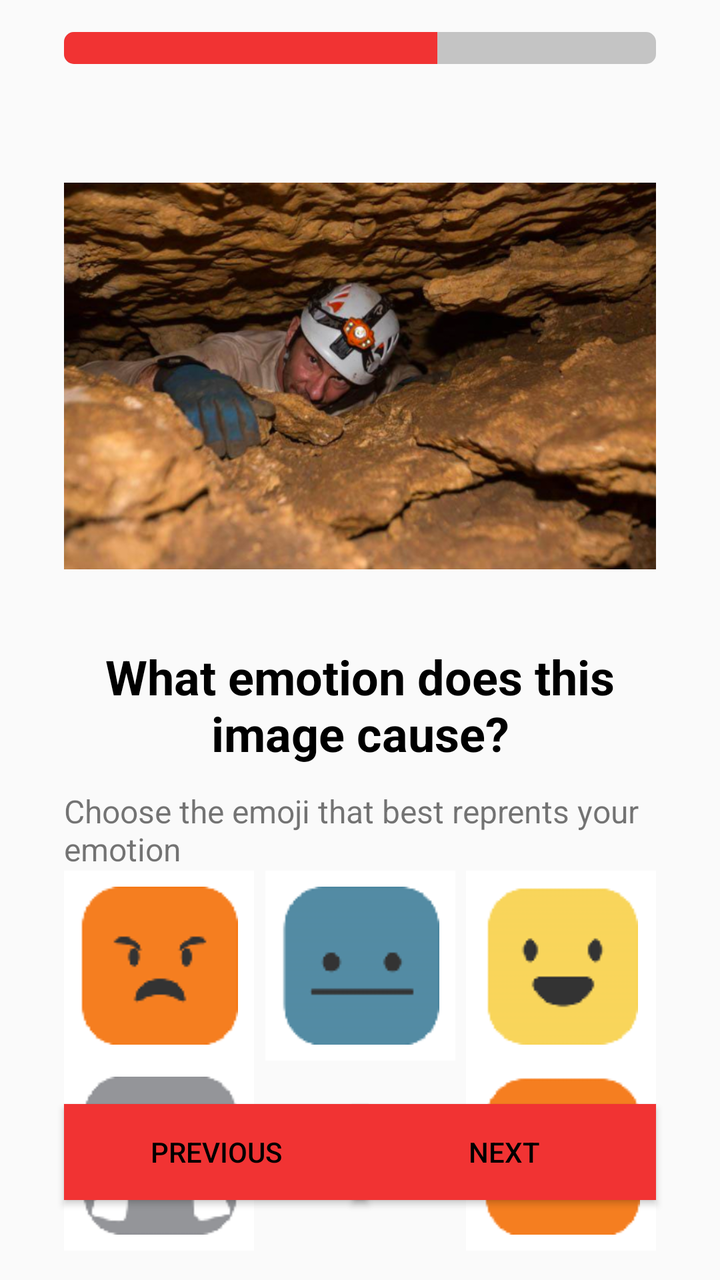
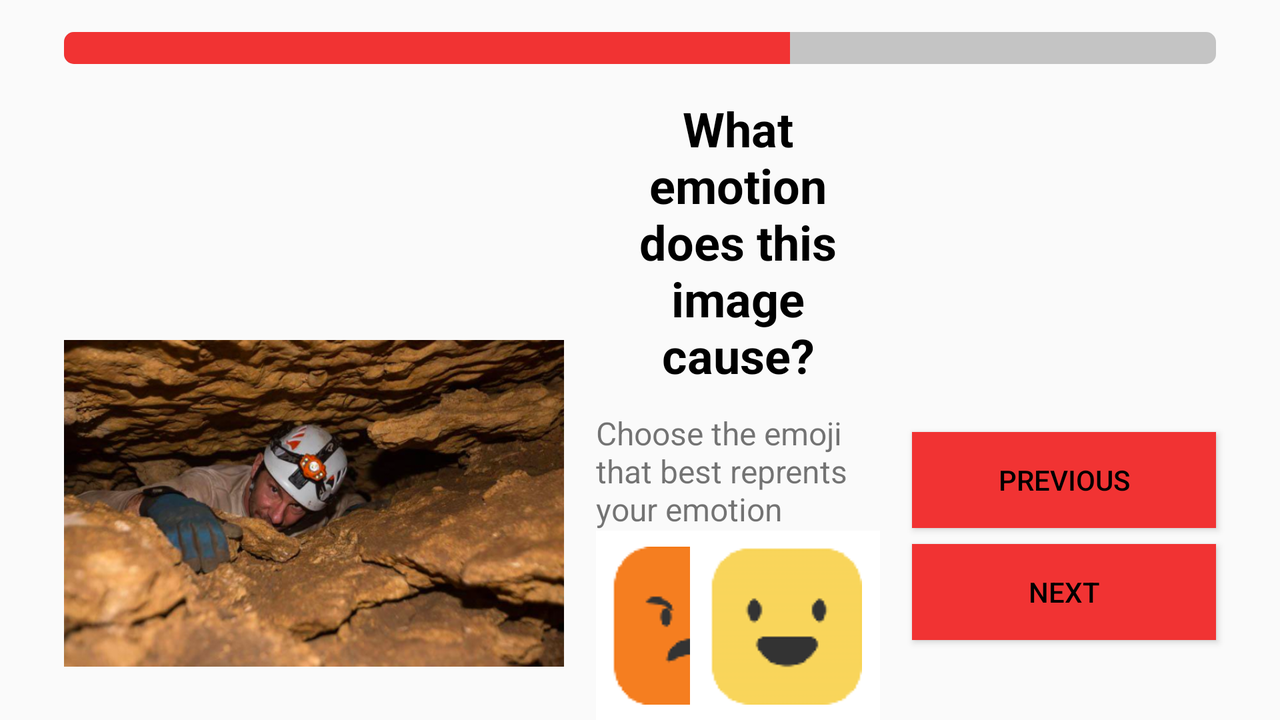

The same Android screen from two of the app's own layout files: first res/layout/ as a phone draws it, then the repository's variant for another configuration, drawn on a device whose configuration selects that folder. Both files follow.
<!-- AndroidManifest.xml: application theme Theme.Cvjihm -->
<!-- res/layout/activity_section2_page2.xml -->
<?xml version="1.0" encoding="utf-8"?>
<androidx.constraintlayout.widget.ConstraintLayout xmlns:android="http://schemas.android.com/apk/res/android"
    xmlns:app="http://schemas.android.com/apk/res-auto"
    xmlns:tools="http://schemas.android.com/tools"
    android:layout_width="match_parent"
    android:layout_height="match_parent"
    tools:context=".Section2Page2">

    <Button
        android:id="@+id/section2_page2_screen_previous_btn"
        style="@style/Widget.AppCompat.Button"
        android:layout_width="152dp"
        android:layout_height="48dp"
        android:background="@color/logo_color"
        android:text="@string/global_previous"
        android:textColor="#000000"
        app:layout_constraintBottom_toBottomOf="@+id/section2_page2_screen_next_btn"
        app:layout_constraintStart_toStartOf="@+id/section2_page2_screen_pb"
        app:layout_constraintTop_toTopOf="@+id/section2_page2_screen_next_btn" />

    <Button
        android:id="@+id/section2_page2_screen_next_btn"
        style="@style/Widget.AppCompat.Button"
        android:layout_width="152dp"
        android:layout_height="48dp"
        android:layout_marginBottom="40dp"
        android:background="@color/logo_color"
        android:text="@string/global_next"
        android:textColor="#000000"
        app:layout_constraintBottom_toBottomOf="parent"
        app:layout_constraintEnd_toEndOf="@+id/section2_page2_screen_pb" />

    <TextView
        android:id="@+id/section2_page2_screen_description_tv"
        android:layout_width="0dp"
        android:layout_height="wrap_content"
        android:layout_marginTop="32dp"
        android:text="@string/section2_global_feeling_image"
        android:textAlignment="center"
        android:textAllCaps="false"
        android:textColor="@color/black"
        android:textSize="24sp"
        android:textStyle="bold"
        app:layout_constraintEnd_toEndOf="@+id/section2_page2_screen_pb"
        app:layout_constraintStart_toStartOf="@+id/section2_page2_screen_pb"
        app:layout_constraintTop_toBottomOf="@+id/section2_page2_img" />

    <TextView
        android:id="@+id/section2_page2_screen_indication_label_tv"
        android:layout_width="0dp"
        android:layout_height="wrap_content"
        android:layout_marginTop="12dp"
        android:labelFor="@id/personal_screen_age_input_et"
        android:text="@string/section2_global_indication"
        android:textSize="16sp"
        app:layout_constraintEnd_toEndOf="@+id/section2_page2_screen_description_tv"
        app:layout_constraintStart_toStartOf="@+id/section2_page2_screen_description_tv"
        app:layout_constraintTop_toBottomOf="@+id/section2_page2_screen_description_tv" />

    <ProgressBar
        android:id="@+id/section2_page2_screen_pb"
        style="?android:attr/progressBarStyleHorizontal"
        android:layout_width="0dp"
        android:layout_height="wrap_content"
        android:layout_marginStart="32dp"
        android:layout_marginTop="16dp"
        android:layout_marginEnd="32dp"
        android:max="100"
        android:progress="63"
        android:progressDrawable="@drawable/redprogressbar"
        app:layout_constraintEnd_toEndOf="parent"
        app:layout_constraintStart_toStartOf="parent"
        app:layout_constraintTop_toTopOf="parent" />

    <ImageView
        android:id="@+id/section2_page2_img"
        android:layout_width="0dp"
        android:layout_height="204dp"
        android:layout_marginTop="54dp"
        android:contentDescription="@string/section2_page1_description"
        app:layout_constraintEnd_toEndOf="@+id/section2_page2_screen_pb"
        app:layout_constraintStart_toStartOf="@+id/section2_page2_screen_pb"
        app:layout_constraintTop_toBottomOf="@+id/section2_page2_screen_pb"
        app:srcCompat="@drawable/section2_img1" />

    <ImageButton
        android:id="@+id/section2_page2_screen_anger_reaction"
        android:layout_width="95dp"
        android:layout_height="95dp"
        android:background="#FFFFFF"
        android:contentDescription="@string/global_angry"
        app:layout_constraintStart_toStartOf="@+id/section2_page2_screen_pb"
        app:layout_constraintTop_toBottomOf="@+id/section2_page2_screen_indication_label_tv"
        app:srcCompat="@drawable/angry"
        tools:ignore="ImageContrastCheck" />

    <ImageButton
        android:id="@+id/section2_page2_screen_neutral_reaction"
        android:layout_width="95dp"
        android:layout_height="95dp"
        android:background="#FFFFFF"
        android:contentDescription="@string/global_neutral"
        app:layout_constraintBottom_toBottomOf="@+id/section2_page2_screen_happy_reaction"
        app:layout_constraintEnd_toStartOf="@+id/section2_page2_screen_happy_reaction"
        app:layout_constraintStart_toEndOf="@+id/section2_page2_screen_anger_reaction"
        app:layout_constraintTop_toTopOf="@+id/section2_page2_screen_anger_reaction"
        app:srcCompat="@drawable/neutral" />

    <ImageButton
        android:id="@+id/section2_page2_screen_happy_reaction"
        android:layout_width="95dp"
        android:layout_height="95dp"
        android:background="#FFFFFF"
        android:contentDescription="@string/global_happy"
        app:layout_constraintBottom_toBottomOf="@+id/section2_page2_screen_anger_reaction"
        app:layout_constraintEnd_toEndOf="@+id/section2_page2_screen_pb"
        app:layout_constraintTop_toTopOf="@+id/section2_page2_screen_anger_reaction"
        app:srcCompat="@drawable/happy" />

    <ImageButton
        android:id="@+id/section2_page2_screen_sad_reaction"
        android:layout_width="95dp"
        android:layout_height="95dp"
        android:background="#FFFFFF"
        android:contentDescription="@string/global_sad"
        app:layout_constraintStart_toStartOf="@+id/section2_page2_screen_anger_reaction"
        app:layout_constraintTop_toBottomOf="@+id/section2_page2_screen_anger_reaction"
        app:srcCompat="@drawable/sad" />

    <ImageButton
        android:id="@+id/section2_page2_screen_scared_reaction"
        android:layout_width="95dp"
        android:layout_height="95dp"
        android:background="#FFFFFF"
        android:contentDescription="@string/global_scared"
        app:layout_constraintBottom_toBottomOf="@+id/section2_page2_screen_sad_reaction"
        app:layout_constraintEnd_toEndOf="@+id/section2_page2_screen_happy_reaction"
        app:layout_constraintTop_toTopOf="@+id/section2_page2_screen_sad_reaction"
        app:layout_constraintVertical_bias="0.0"
        app:srcCompat="@drawable/scared" />
</androidx.constraintlayout.widget.ConstraintLayout>
<!-- resources referenced by this layout -->
<resources>
  <color name="black">#FF000000</color>
  <color name="logo_color">#F13333</color>
  <!-- drawable angry: png bitmap (drawable-v24, 2287 bytes) -->
  <!-- drawable happy: png bitmap (drawable-v24, 2094 bytes) -->
  <!-- drawable neutral: png bitmap (drawable-v24, 1865 bytes) -->
  <!-- drawable redprogressbar (drawable) -->
  <?xml version="1.0" encoding="utf-8"?>
  <layer-list xmlns:android="http://schemas.android.com/apk/res/android">
      <item android:id="@android:id/background">
          <shape>
              <corners android:radius="5dip" />
              <gradient
                  android:angle="270"
                  android:centerColor="#c4c4c4"
                  android:centerY="0.75"
                  android:endColor="#c4c4c4"
                  android:startColor="#c4c4c4" />
          </shape>
      </item>
  
      <item android:id="@android:id/secondaryProgress">
          <clip>
              <shape>
                  <corners android:radius="5dip" />
                  <gradient
                      android:angle="270"
                      android:centerColor="#F13333"
                      android:centerY="0.75"
                      android:endColor="#F13333"
                      android:startColor="#F13333" />
              </shape>
          </clip>
      </item>
      <item android:id="@android:id/progress">
          <clip>
              <shape>
                  <corners android:radius="5dip" />
                  <gradient
                      android:angle="270"
                      android:endColor="#F13333"
                      android:startColor="#F13333" />
              </shape>
          </clip>
      </item>
  </layer-list>
  <!-- drawable sad: png bitmap (drawable-v24, 3128 bytes) -->
  <!-- drawable scared: png bitmap (drawable-v24, 2478 bytes) -->
  <!-- drawable section2_img1: png bitmap (drawable-v24, 856840 bytes) -->
  <string name="global_angry">Angry</string>
  <string name="global_happy">Happy</string>
  <string name="global_neutral">Neutral</string>
  <string name="global_next">Next</string>
  <string name="global_previous">Previous</string>
  <string name="global_sad">Sad</string>
  <string name="global_scared">Scared</string>
  <string name="section2_global_feeling_image">What emotion does this image cause?</string>
  <string name="section2_global_indication">Choose the emoji that best reprents your emotion</string>
  <string name="section2_page1_description">Man on the edge of a building</string>
  <style name="Theme.Cvjihm" parent="Theme.AppCompat.Light.NoActionBar">
          
          <item name="colorPrimary">@color/purple_500</item>
          <item name="colorPrimaryVariant">@color/purple_700</item>
          <item name="colorOnPrimary">@color/white</item>
          
          <item name="colorSecondary">@color/teal_200</item>
          <item name="colorSecondaryVariant">@color/teal_700</item>
          <item name="colorOnSecondary">@color/black</item>
          
          <item name="android:statusBarColor" tools:targetApi="l">?attr/colorPrimaryVariant</item>
          
      </style>
  <color name="purple_500">#FF6200EE</color>
  <color name="purple_700">#FF3700B3</color>
  <color name="white">#FFFFFFFF</color>
  <color name="teal_200">#FF03DAC5</color>
  <color name="teal_700">#FF018786</color>
</resources>
<!-- res/layout-land/activity_section2_page2.xml (the repository's variant of the layout above) -->
<!-- drawn on the phone turned sideways -->
<?xml version="1.0" encoding="utf-8"?>
<androidx.constraintlayout.widget.ConstraintLayout xmlns:android="http://schemas.android.com/apk/res/android"
    xmlns:app="http://schemas.android.com/apk/res-auto"
    xmlns:tools="http://schemas.android.com/tools"
    android:layout_width="match_parent"
    android:layout_height="match_parent"
    tools:context=".Section2Page2">

    <Button
        android:id="@+id/section2_page2_screen_previous_btn"
        style="@style/Widget.AppCompat.Button"
        android:layout_width="152dp"
        android:layout_height="48dp"
        android:layout_marginBottom="8dp"
        android:background="@color/logo_color"
        android:text="@string/global_previous"
        android:textColor="#000000"
        app:layout_constraintBottom_toTopOf="@+id/section2_page2_screen_next_btn"
        app:layout_constraintEnd_toEndOf="@+id/section2_page2_screen_next_btn"
        app:layout_constraintHorizontal_bias="1.0"
        app:layout_constraintStart_toEndOf="@+id/section2_page2_screen_scared_reaction" />

    <Button
        android:id="@+id/section2_page2_screen_next_btn"
        style="@style/Widget.AppCompat.Button"
        android:layout_width="152dp"
        android:layout_height="48dp"
        android:layout_marginBottom="40dp"
        android:background="@color/logo_color"
        android:text="@string/global_next"
        android:textColor="#000000"
        app:layout_constraintBottom_toBottomOf="parent"
        app:layout_constraintEnd_toEndOf="@+id/section2_page2_screen_pb" />

    <TextView
        android:id="@+id/section2_page2_screen_description_tv"
        android:layout_width="0dp"
        android:layout_height="wrap_content"
        android:layout_marginStart="16dp"
        android:layout_marginTop="16dp"
        android:layout_marginEnd="16dp"
        android:text="@string/section2_global_feeling_image"
        android:textAlignment="center"
        android:textAllCaps="false"
        android:textColor="@color/black"
        android:textSize="24sp"
        android:textStyle="bold"
        app:layout_constraintEnd_toStartOf="@+id/section2_page2_screen_next_btn"
        app:layout_constraintStart_toEndOf="@+id/section2_page2_img"
        app:layout_constraintTop_toBottomOf="@+id/section2_page2_screen_pb" />

    <TextView
        android:id="@+id/section2_page2_screen_indication_label_tv"
        android:layout_width="0dp"
        android:layout_height="wrap_content"
        android:layout_marginTop="12dp"
        android:labelFor="@id/personal_screen_age_input_et"
        android:text="@string/section2_global_indication"
        android:textSize="16sp"
        app:layout_constraintEnd_toEndOf="@+id/section2_page2_screen_description_tv"
        app:layout_constraintStart_toStartOf="@+id/section2_page2_screen_description_tv"
        app:layout_constraintTop_toBottomOf="@+id/section2_page2_screen_description_tv" />

    <ProgressBar
        android:id="@+id/section2_page2_screen_pb"
        style="?android:attr/progressBarStyleHorizontal"
        android:layout_width="0dp"
        android:layout_height="wrap_content"
        android:layout_marginStart="32dp"
        android:layout_marginTop="16dp"
        android:layout_marginEnd="32dp"
        android:max="100"
        android:progress="63"
        android:progressDrawable="@drawable/redprogressbar"
        app:layout_constraintEnd_toEndOf="parent"
        app:layout_constraintStart_toStartOf="parent"
        app:layout_constraintTop_toTopOf="parent" />

    <ImageView
        android:id="@+id/section2_page2_img"
        android:layout_width="250dp"
        android:layout_height="204dp"
        android:contentDescription="@string/section2_page1_description"
        app:layout_constraintBottom_toBottomOf="@+id/section2_page2_screen_scared_reaction"
        app:layout_constraintStart_toStartOf="@+id/section2_page2_screen_pb"
        app:layout_constraintTop_toTopOf="@+id/section2_page2_screen_description_tv"
        app:srcCompat="@drawable/section2_img1" />

    <ImageButton
        android:id="@+id/section2_page2_screen_anger_reaction"
        android:layout_width="95dp"
        android:layout_height="95dp"
        android:background="#FFFFFF"
        android:contentDescription="@string/global_angry"
        app:layout_constraintStart_toStartOf="@+id/section2_page2_screen_indication_label_tv"
        app:layout_constraintTop_toBottomOf="@+id/section2_page2_screen_indication_label_tv"
        app:srcCompat="@drawable/angry"
        tools:ignore="ImageContrastCheck" />

    <ImageButton
        android:id="@+id/section2_page2_screen_neutral_reaction"
        android:layout_width="95dp"
        android:layout_height="95dp"
        android:background="#FFFFFF"
        android:contentDescription="@string/global_neutral"
        app:layout_constraintBottom_toBottomOf="@+id/section2_page2_screen_happy_reaction"
        app:layout_constraintEnd_toStartOf="@+id/section2_page2_screen_happy_reaction"
        app:layout_constraintStart_toEndOf="@+id/section2_page2_screen_anger_reaction"
        app:layout_constraintTop_toTopOf="@+id/section2_page2_screen_anger_reaction"
        app:srcCompat="@drawable/neutral" />

    <ImageButton
        android:id="@+id/section2_page2_screen_happy_reaction"
        android:layout_width="95dp"
        android:layout_height="95dp"
        android:background="#FFFFFF"
        android:contentDescription="@string/global_happy"
        app:layout_constraintBottom_toBottomOf="@+id/section2_page2_screen_anger_reaction"
        app:layout_constraintEnd_toEndOf="@+id/section2_page2_screen_description_tv"
        app:layout_constraintTop_toTopOf="@+id/section2_page2_screen_anger_reaction"
        app:srcCompat="@drawable/happy" />

    <ImageButton
        android:id="@+id/section2_page2_screen_sad_reaction"
        android:layout_width="95dp"
        android:layout_height="95dp"
        android:background="#FFFFFF"
        android:contentDescription="@string/global_sad"
        app:layout_constraintStart_toStartOf="@+id/section2_page2_screen_anger_reaction"
        app:layout_constraintTop_toBottomOf="@+id/section2_page2_screen_anger_reaction"
        app:srcCompat="@drawable/sad" />

    <ImageButton
        android:id="@+id/section2_page2_screen_scared_reaction"
        android:layout_width="95dp"
        android:layout_height="95dp"
        android:background="#FFFFFF"
        android:contentDescription="@string/global_scared"
        app:layout_constraintBottom_toBottomOf="@+id/section2_page2_screen_sad_reaction"
        app:layout_constraintStart_toStartOf="@+id/section2_page2_screen_neutral_reaction"
        app:layout_constraintTop_toTopOf="@+id/section2_page2_screen_sad_reaction"
        app:layout_constraintVertical_bias="0.0"
        app:srcCompat="@drawable/scared" />
</androidx.constraintlayout.widget.ConstraintLayout>
